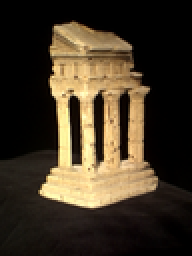
%> input picture project3_package/data/im1.png, 96 x 128 px, shrunk from 480 x 640 before the run (shown 2 times larger)
$ octave testDepth.m   (GNU Octave 9; MATLAB toolbox functions it lacks are replaced by stand-ins)
%> lines starting %> are read from the running program, lines starting %| are printed output that depends on the picture
### project3_package/matlab/get_disparity.m
function dispM = get_disparity(im1, im2, maxDisp, windowSize)
% GET_DISPARITY creates a disparity map from a pair of rectified images im1 and
%   im2, given the maximum disparity MAXDISP and the window size WINDOWSIZE.

%% parameters
[H,W,D] = size(im1);
dispM = ones(H,W);
w = (windowSize-1)/2;

for y = 1:H
    for x = 1:W
        if y-w < 1 || y+w > H || x-w < 1 || x+w > W
            continue
        end
        temp_distance = [];
        temp_d = [];
        subimg_1 = im1(y-w:y+w,x-w:x+w);
        for d = 0:maxDisp
            if y-w < 1 || y+w > H || x-w-d < 1 || x+w-d > W
                continue
            end
            subimg_2 = im2(y-w:y+w,x-w-d:x+w-d);
            temp_distance = [temp_distance,sum((subimg_1(:) - subimg_2(:)) .^ 2)];
            temp_d = [temp_d,d];
        end
        d = temp_d(find(temp_distance==min(temp_distance),1));
        dispM(y,x) = d;

    end
end

### project3_package/matlab/get_depth.m
function depthM = get_depth(dispM, K1, K2, R1, R2, t1, t2)
% GET_DEPTH creates a depth map from a disparity map (DISPM).

c1 = - inv(K1*R1) * (K1 * t1);
c2 = - inv(K2*R2) * (K2 * t2);
b = norm(c1-c2);
f = K1(1, 1);

[H,W] = size(dispM);
depthM = zeros(H,W);

disp(b*f);
for h = 1:H
    for w = 1:W
        if dispM(h,w) ~= 0
            depthM(h,w) = b*f / dispM(h,w);
        end
    end
end

### project3_package/matlab/testDepth.m
clear all ;
% Load image and paramters
im1 = imread('../data/im1.png');
%> im1 is the input picture: size 128x96x3 uint8; mean R, G, B 65.2, 53.9, 37.2
im2 = imread('../data/im2.png');
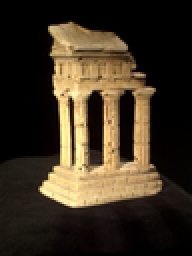
%> input picture project3_package/data/im2.png, 96 x 128 px, shrunk from 480 x 640 before the run (shown 2 times larger)
%> im2 is the input picture: size 128x96x3 uint8; mean R, G, B 60.6, 49.3, 33.4
im1 = rgb2gray(im1);
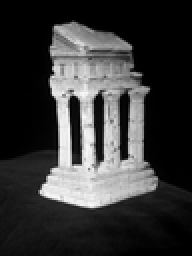
%> im1: size 128x96 uint8 (shown 2 times larger); min 0, max 248, mean 55.4
im2 = rgb2gray(im2);
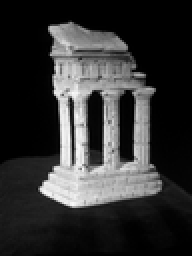
%> im2: size 128x96 uint8 (shown 2 times larger); min 0, max 249, mean 50.8
load('rectify.mat', 'M1', 'M2', 'K1n', 'K2n', 'R1n', 'R2n', 't1n', 't2n');

maxDisp = 20;
windowSize = 3;
% [rectIL, rectIR, bbL, bbR] = warp_stereo(im1, im2, M1, M2);
% im1 = rectIL(:,481:960);
% im2 = rectIR(:,1:480);
dispM = get_disparity(im1, im2, maxDisp, windowSize);
%> after the loop in get_disparity, `for y = 1:H`:
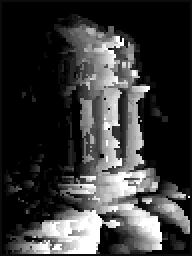
%> dispM: size 128x96 double (shown 2 times larger); min 0, max 20, mean 4.45; drawn with min black and max white

% --------------------  get depth map

depthM = get_depth(dispM, K1n, K2n, R1n, R2n, t1n, t2n);
%> after the loop in get_depth, `for h = 1:H`:
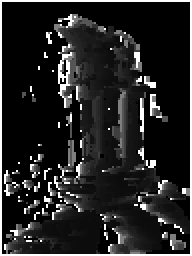
%> depthM: size 128x96 double (shown 2 times larger); min 0, max 1544.1, mean 224.1; drawn with min black and max white


% --------------------  Display

figure; imagesc(dispM.*(im1>40)); colormap(gray); axis image;
%> after `axis image`:
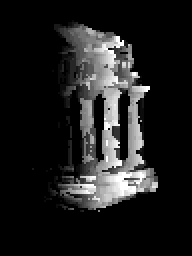
%> displayed picture: size 128x96x3, on the screen's scale of 0 to 255 (shown 2 times larger); min 0, max 255, mean 30.6
figure; imagesc(depthM.*(im1>40)); colormap(gray); axis image;
%> after `axis image`:
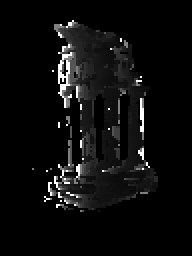
%> displayed picture: size 128x96x3, on the screen's scale of 0 to 255 (shown 2 times larger); min 0, max 255, mean 12.9
